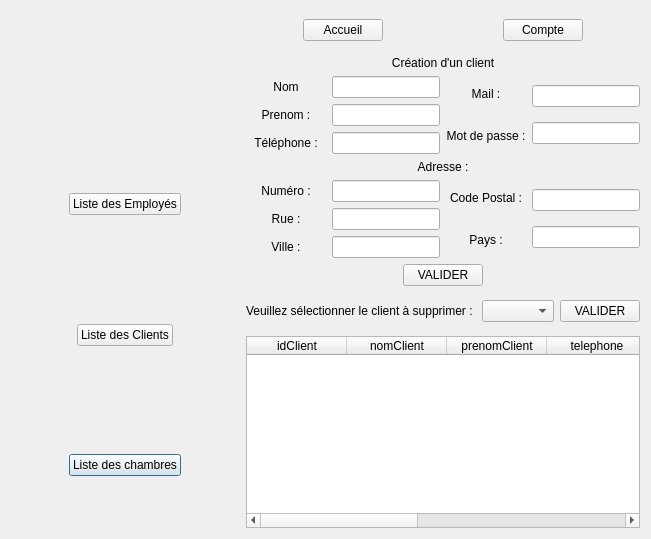
<?xml version="1.0" encoding="UTF-8"?>
<ui version="4.0">
 <class>listeClientsDialog</class>
 <widget class="QDialog" name="listeClientsDialog">
  <property name="geometry">
   <rect>
    <x>0</x>
    <y>0</y>
    <width>651</width>
    <height>539</height>
   </rect>
  </property>
  <property name="windowTitle">
   <string>Dialog</string>
  </property>
  <layout class="QHBoxLayout" name="horizontalLayout_2">
   <item>
    <layout class="QHBoxLayout" name="horizontalLayout_6">
     <item>
      <layout class="QHBoxLayout" name="horizontalLayout_3">
       <item>
        <layout class="QGridLayout" name="gridLayout_6">
         <item row="7" column="0" alignment="Qt::AlignHCenter|Qt::AlignVCenter">
          <widget class="QPushButton" name="pushButton_AfficherChambres">
           <property name="text">
            <string>Liste des chambres</string>
           </property>
          </widget>
         </item>
         <item row="1" column="0" alignment="Qt::AlignHCenter|Qt::AlignVCenter">
          <widget class="QLabel" name="logo">
           <property name="text">
            <string/>
           </property>
           <property name="pixmap">
            <pixmap>logoProjet_petit_petit.png</pixmap>
           </property>
           <property name="alignment">
            <set>Qt::AlignCenter</set>
           </property>
          </widget>
         </item>
         <item row="2" column="0" alignment="Qt::AlignHCenter|Qt::AlignVCenter">
          <widget class="QPushButton" name="pushButtonListeEmployes">
           <property name="text">
            <string>Liste des Employés</string>
           </property>
          </widget>
         </item>
         <item row="4" column="0" alignment="Qt::AlignHCenter|Qt::AlignVCenter">
          <widget class="QPushButton" name="pushButton_ListeClients">
           <property name="autoFillBackground">
            <bool>false</bool>
           </property>
           <property name="text">
            <string>Liste des Clients</string>
           </property>
          </widget>
         </item>
        </layout>
       </item>
      </layout>
     </item>
     <item>
      <layout class="QVBoxLayout" name="verticalLayout_2">
       <item>
        <layout class="QHBoxLayout" name="horizontalLayout">
         <item alignment="Qt::AlignHCenter|Qt::AlignVCenter">
          <widget class="QPushButton" name="accueil">
           <property name="text">
            <string>Accueil</string>
           </property>
          </widget>
         </item>
         <item alignment="Qt::AlignHCenter|Qt::AlignVCenter">
          <widget class="QPushButton" name="account">
           <property name="text">
            <string>Compte</string>
           </property>
          </widget>
         </item>
        </layout>
       </item>
       <item>
        <layout class="QVBoxLayout" name="verticalLayout">
         <item>
          <widget class="QLabel" name="label_CreationEmploye">
           <property name="sizePolicy">
            <sizepolicy hsizetype="Preferred" vsizetype="Maximum">
             <horstretch>0</horstretch>
             <verstretch>0</verstretch>
            </sizepolicy>
           </property>
           <property name="text">
            <string>Création d'un client</string>
           </property>
           <property name="alignment">
            <set>Qt::AlignCenter</set>
           </property>
          </widget>
         </item>
         <item>
          <layout class="QHBoxLayout" name="horizontalLayout_4">
           <item>
            <layout class="QHBoxLayout" name="horizontalLayout_5">
             <item>
              <layout class="QVBoxLayout" name="verticalLayout_3">
               <item>
                <widget class="QLabel" name="label_3">
                 <property name="text">
                  <string>Nom</string>
                 </property>
                 <property name="alignment">
                  <set>Qt::AlignCenter</set>
                 </property>
                </widget>
               </item>
               <item>
                <widget class="QLabel" name="label_4">
                 <property name="text">
                  <string>Prenom :</string>
                 </property>
                 <property name="alignment">
                  <set>Qt::AlignCenter</set>
                 </property>
                </widget>
               </item>
               <item>
                <widget class="QLabel" name="label_5">
                 <property name="text">
                  <string>Téléphone :</string>
                 </property>
                 <property name="alignment">
                  <set>Qt::AlignCenter</set>
                 </property>
                </widget>
               </item>
              </layout>
             </item>
             <item>
              <layout class="QVBoxLayout" name="verticalLayout_6">
               <item>
                <widget class="QLineEdit" name="lineEdit_CNom">
                 <property name="sizePolicy">
                  <sizepolicy hsizetype="Maximum" vsizetype="Fixed">
                   <horstretch>0</horstretch>
                   <verstretch>0</verstretch>
                  </sizepolicy>
                 </property>
                 <property name="alignment">
                  <set>Qt::AlignCenter</set>
                 </property>
                </widget>
               </item>
               <item>
                <widget class="QLineEdit" name="lineEdit_CPrenom">
                 <property name="sizePolicy">
                  <sizepolicy hsizetype="Maximum" vsizetype="Fixed">
                   <horstretch>0</horstretch>
                   <verstretch>0</verstretch>
                  </sizepolicy>
                 </property>
                 <property name="alignment">
                  <set>Qt::AlignCenter</set>
                 </property>
                </widget>
               </item>
               <item>
                <widget class="QLineEdit" name="lineEdit_CTel">
                 <property name="sizePolicy">
                  <sizepolicy hsizetype="Maximum" vsizetype="Fixed">
                   <horstretch>0</horstretch>
                   <verstretch>0</verstretch>
                  </sizepolicy>
                 </property>
                 <property name="alignment">
                  <set>Qt::AlignCenter</set>
                 </property>
                </widget>
               </item>
              </layout>
             </item>
            </layout>
           </item>
           <item>
            <layout class="QHBoxLayout" name="horizontalLayout_7">
             <item>
              <layout class="QVBoxLayout" name="verticalLayout_4">
               <item>
                <widget class="QLabel" name="label_6">
                 <property name="text">
                  <string>Mail :</string>
                 </property>
                 <property name="alignment">
                  <set>Qt::AlignCenter</set>
                 </property>
                </widget>
               </item>
               <item>
                <widget class="QLabel" name="label_7">
                 <property name="text">
                  <string>Mot de passe :</string>
                 </property>
                 <property name="alignment">
                  <set>Qt::AlignCenter</set>
                 </property>
                </widget>
               </item>
              </layout>
             </item>
             <item>
              <layout class="QVBoxLayout" name="verticalLayout_7">
               <item>
                <widget class="QLineEdit" name="lineEdit_CMail">
                 <property name="sizePolicy">
                  <sizepolicy hsizetype="Maximum" vsizetype="Fixed">
                   <horstretch>0</horstretch>
                   <verstretch>0</verstretch>
                  </sizepolicy>
                 </property>
                 <property name="alignment">
                  <set>Qt::AlignCenter</set>
                 </property>
                </widget>
               </item>
               <item>
                <widget class="QLineEdit" name="lineEdit_CMdp">
                 <property name="sizePolicy">
                  <sizepolicy hsizetype="Maximum" vsizetype="Fixed">
                   <horstretch>0</horstretch>
                   <verstretch>0</verstretch>
                  </sizepolicy>
                 </property>
                 <property name="alignment">
                  <set>Qt::AlignCenter</set>
                 </property>
                </widget>
               </item>
              </layout>
             </item>
            </layout>
           </item>
          </layout>
         </item>
         <item>
          <widget class="QLabel" name="label_Adresse">
           <property name="sizePolicy">
            <sizepolicy hsizetype="Preferred" vsizetype="Maximum">
             <horstretch>0</horstretch>
             <verstretch>0</verstretch>
            </sizepolicy>
           </property>
           <property name="text">
            <string>Adresse :</string>
           </property>
           <property name="alignment">
            <set>Qt::AlignCenter</set>
           </property>
          </widget>
         </item>
         <item>
          <layout class="QHBoxLayout" name="horizontalLayout_9">
           <item>
            <layout class="QHBoxLayout" name="horizontalLayout_10">
             <item>
              <layout class="QVBoxLayout" name="verticalLayout_8">
               <item>
                <widget class="QLabel" name="label_12">
                 <property name="text">
                  <string>Numéro :</string>
                 </property>
                 <property name="alignment">
                  <set>Qt::AlignCenter</set>
                 </property>
                </widget>
               </item>
               <item>
                <widget class="QLabel" name="label_11">
                 <property name="text">
                  <string>Rue :</string>
                 </property>
                 <property name="alignment">
                  <set>Qt::AlignCenter</set>
                 </property>
                </widget>
               </item>
               <item>
                <widget class="QLabel" name="label_8">
                 <property name="text">
                  <string>Ville :</string>
                 </property>
                 <property name="alignment">
                  <set>Qt::AlignCenter</set>
                 </property>
                </widget>
               </item>
              </layout>
             </item>
             <item>
              <layout class="QVBoxLayout" name="verticalLayout_9">
               <item>
                <widget class="QLineEdit" name="lineEdit_CNumero">
                 <property name="sizePolicy">
                  <sizepolicy hsizetype="Maximum" vsizetype="Fixed">
                   <horstretch>0</horstretch>
                   <verstretch>0</verstretch>
                  </sizepolicy>
                 </property>
                 <property name="alignment">
                  <set>Qt::AlignCenter</set>
                 </property>
                </widget>
               </item>
               <item>
                <widget class="QLineEdit" name="lineEdit_CRue">
                 <property name="sizePolicy">
                  <sizepolicy hsizetype="Maximum" vsizetype="Fixed">
                   <horstretch>0</horstretch>
                   <verstretch>0</verstretch>
                  </sizepolicy>
                 </property>
                 <property name="alignment">
                  <set>Qt::AlignCenter</set>
                 </property>
                </widget>
               </item>
               <item>
                <widget class="QLineEdit" name="lineEdit_CVille">
                 <property name="sizePolicy">
                  <sizepolicy hsizetype="Maximum" vsizetype="Fixed">
                   <horstretch>0</horstretch>
                   <verstretch>0</verstretch>
                  </sizepolicy>
                 </property>
                 <property name="alignment">
                  <set>Qt::AlignCenter</set>
                 </property>
                </widget>
               </item>
              </layout>
             </item>
            </layout>
           </item>
           <item>
            <layout class="QHBoxLayout" name="horizontalLayout_11">
             <item>
              <layout class="QVBoxLayout" name="verticalLayout_10">
               <item>
                <widget class="QLabel" name="label_13">
                 <property name="text">
                  <string>Code Postal :</string>
                 </property>
                 <property name="alignment">
                  <set>Qt::AlignCenter</set>
                 </property>
                </widget>
               </item>
               <item>
                <widget class="QLabel" name="label_14">
                 <property name="text">
                  <string>Pays :</string>
                 </property>
                 <property name="alignment">
                  <set>Qt::AlignCenter</set>
                 </property>
                </widget>
               </item>
              </layout>
             </item>
             <item>
              <layout class="QVBoxLayout" name="verticalLayout_11">
               <item>
                <widget class="QLineEdit" name="lineEdit_CCodePostal">
                 <property name="sizePolicy">
                  <sizepolicy hsizetype="Maximum" vsizetype="Fixed">
                   <horstretch>0</horstretch>
                   <verstretch>0</verstretch>
                  </sizepolicy>
                 </property>
                 <property name="alignment">
                  <set>Qt::AlignCenter</set>
                 </property>
                </widget>
               </item>
               <item>
                <widget class="QLineEdit" name="lineEdit_CPays">
                 <property name="sizePolicy">
                  <sizepolicy hsizetype="Maximum" vsizetype="Fixed">
                   <horstretch>0</horstretch>
                   <verstretch>0</verstretch>
                  </sizepolicy>
                 </property>
                 <property name="alignment">
                  <set>Qt::AlignCenter</set>
                 </property>
                </widget>
               </item>
              </layout>
             </item>
            </layout>
           </item>
          </layout>
         </item>
         <item>
          <layout class="QHBoxLayout" name="horizontalLayout_8">
           <item alignment="Qt::AlignHCenter|Qt::AlignVCenter">
            <widget class="QPushButton" name="pushButton_ValiderAjoutCli">
             <property name="sizePolicy">
              <sizepolicy hsizetype="Maximum" vsizetype="Maximum">
               <horstretch>0</horstretch>
               <verstretch>0</verstretch>
              </sizepolicy>
             </property>
             <property name="text">
              <string>VALIDER</string>
             </property>
            </widget>
           </item>
          </layout>
         </item>
        </layout>
       </item>
       <item>
        <layout class="QHBoxLayout" name="horizontalLayout_18">
         <item alignment="Qt::AlignHCenter|Qt::AlignVCenter">
          <widget class="QLabel" name="label">
           <property name="sizePolicy">
            <sizepolicy hsizetype="Maximum" vsizetype="Preferred">
             <horstretch>0</horstretch>
             <verstretch>0</verstretch>
            </sizepolicy>
           </property>
           <property name="text">
            <string>Veuillez sélectionner le client à supprimer : </string>
           </property>
           <property name="alignment">
            <set>Qt::AlignCenter</set>
           </property>
          </widget>
         </item>
         <item alignment="Qt::AlignHCenter|Qt::AlignVCenter">
          <widget class="QComboBox" name="comboBoxSuppCli"/>
         </item>
         <item alignment="Qt::AlignHCenter|Qt::AlignVCenter">
          <widget class="QPushButton" name="pushButton_ValiderSuppCli">
           <property name="sizePolicy">
            <sizepolicy hsizetype="Maximum" vsizetype="Maximum">
             <horstretch>0</horstretch>
             <verstretch>0</verstretch>
            </sizepolicy>
           </property>
           <property name="text">
            <string>VALIDER</string>
           </property>
          </widget>
         </item>
        </layout>
       </item>
       <item>
        <layout class="QHBoxLayout" name="horizontalLayout_19">
         <item>
          <widget class="QTableWidget" name="tableWidget_ListeClients">
           <property name="sizePolicy">
            <sizepolicy hsizetype="Minimum" vsizetype="Maximum">
             <horstretch>0</horstretch>
             <verstretch>0</verstretch>
            </sizepolicy>
           </property>
           <column>
            <property name="text">
             <string>idClient</string>
            </property>
           </column>
           <column>
            <property name="text">
             <string>nomClient</string>
            </property>
           </column>
           <column>
            <property name="text">
             <string>prenomClient</string>
            </property>
           </column>
           <column>
            <property name="text">
             <string>telephone</string>
            </property>
           </column>
           <column>
            <property name="text">
             <string>mailClient</string>
            </property>
           </column>
           <column>
            <property name="text">
             <string>mdpClient</string>
            </property>
           </column>
           <column>
            <property name="text">
             <string>idAdresse</string>
            </property>
           </column>
          </widget>
         </item>
        </layout>
       </item>
      </layout>
     </item>
    </layout>
   </item>
  </layout>
 </widget>
 <resources/>
 <connections/>
</ui>
